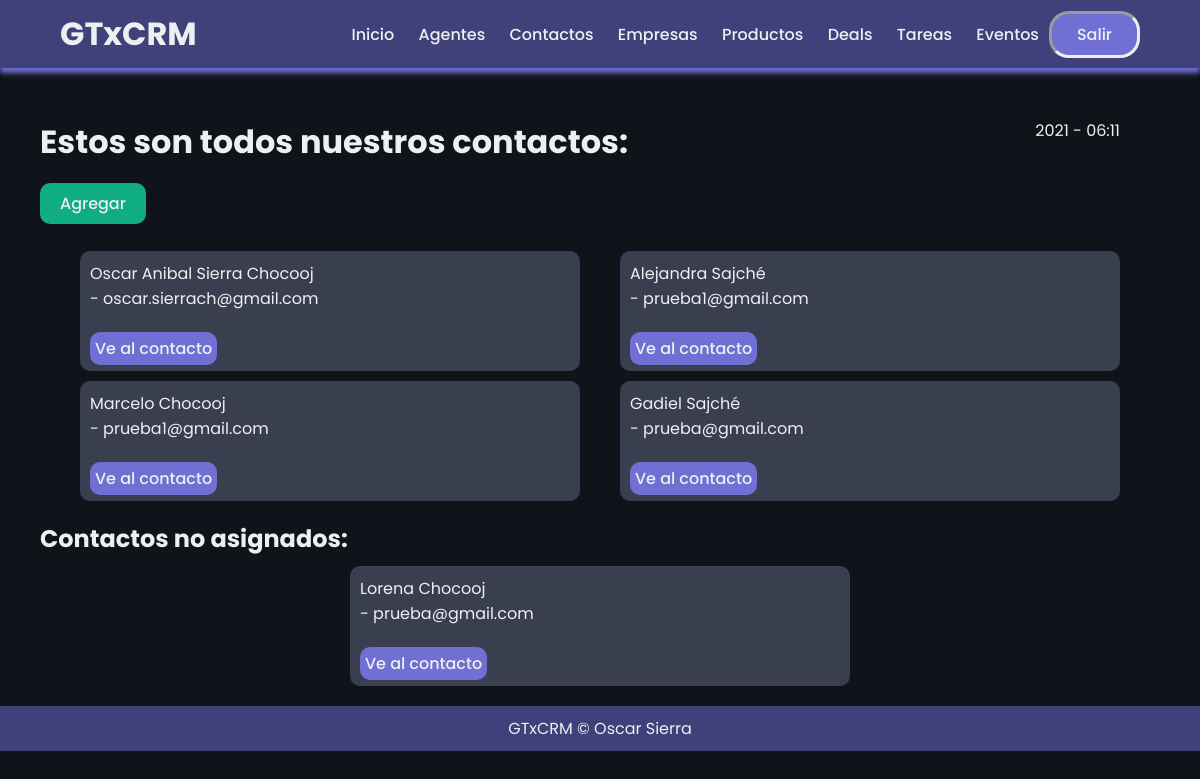
/contactos/ (signed in), run on the app's committed database.
### mainapp/models.py (models this page shows, shortened)
class Lead(models.Model):
    nombres = models.CharField(max_length=45)
    apellidos = models.CharField(max_length=45)
    titulo = models.CharField(max_length=45)
    email = models.CharField(max_length=45)
    empresa = models.ForeignKey("Empresa", on_delete=models.CASCADE)
    movil = models.CharField(max_length=20)
    telefono = models.CharField(max_length=45)
    descripcion = models.TextField()
    organizacion = models.ForeignKey(userProfile, on_delete=models.CASCADE)
    agente = models.ForeignKey("Agent", null=True, blank=True, on_delete=models.SET_NULL)

### mainapp/views.py (the view)
# urls.py: path('contactos/', leadListView.as_view(), name="lead_list"),
class leadListView(LoginRequiredMixin, ListView):
    template_name="leads/leads_list.html"
    context_object_name = "contactos"
    def get_queryset(self):
        user = self.request.user
        if user.es_organizador:
            queryset = Lead.objects.filter(
                organizacion=user.userprofile,
                agente__isnull=False
            )
        else:
            queryset = Lead.objects.filter(
                organizacion=user.agent.organizacion,
                agente__isnull=False
            )
            queryset = queryset.filter(agente__user=user)
        return queryset
    def get_context_data(self, **kwargs):
        user = self.request.user
        context = super(leadListView, self).get_context_data(**kwargs)
        queryset = Lead.objects.filter(
            organizacion=user.userprofile,
            agente__isnull=True
        )
        context.update({
            "leads_noasignados": queryset
        })
        return context

### mainapp/templates/leads/leads_list.html (shortened to what this page needs)
{% extends 'layouts/layouts.html'%}
{% block content %}
<div class="start">
    <div class="initial">
        <h1>Estos son todos nuestros contactos: </h1>
            <div id="time">
                {% now "Y - h:m"%}
            </div>
        </div>
    </div>
<br/>
<div class="divbtn" style="margin-left: 40px;">
    <a class="submitbtn" href="{% url 'lead_create' %}"><button>Agregar</button></a>
</div>
<br/>
<div class="list_container">
    {% for contacto in contactos %}
        <div class="list_content">
            <p>{{ contacto.nombres }} {{ contacto.apellidos }}<br/>
            - {{ contacto.email }}</p><br/>
            <a class="detail_href" href="{% url 'lead_detail' contacto.pk %}">Ve al contacto</a>
        </div>
    {% endfor %}
</div>
{% if leads_noasignados.exists %}
<div class="divbtn" style="margin-left: 40px;">
    <h2>Contactos no asignados: </h2>
</div>
    <div class="list_container">
    {% for contacto in leads_noasignados %}
        <div class="list_content">
            <p>{{ contacto.nombres }} {{ contacto.apellidos }}<br/>
            - {{ contacto.email }}</p><br/>
            <a class="detail_href" href="{% url 'lead_detail' contacto.pk %}">Ve al contacto</a>
        </div>
    {% endfor %}
{% endif %}
</div>
{% endblock %}

### mainapp/static/css/styles.css (style rules this page uses)
* { margin: 0; padding: 0; font-family: "Poppins", sans-serif; color: #edf0f1; text-decoration: none; }
body { box-sizing: border-box; background-color: #11131b; }
li, a, button { font-weight: 500; font-size: 16px; text-decoration: none; border: none; background-color: transparent; }
.start { width: 90%; margin-top: 50px; margin-left: 40px; margin-right: 40px; }
.initial { display: flex; justify-content: space-between; }
.list_container { display: flex; flex-wrap: wrap; width: 90%; padding: 10px; margin: auto; }
.list_container > * { flex: 0 1 30em; }
.list_content { padding: 10px; background-color: #3a3f50; width: 20%; margin: auto; margin-bottom: 10px; border-radius: 10px; }
.detail_href { padding: 5px; background-color: #706fd3; border-radius: 10px; cursor: pointer; transition: all 0.3s ease 0s; }
.submitbtn { margin-top: 20px; padding: 9px 20px; background-color: #10ac84; border-radius: 10px; cursor: pointer; transition: all 0.3s ease 0s; }

### data on the page
Lead: nombres "Oscar Anibal", apellidos "Sierra Chocooj", email "oscar.sierrach@gmail.com"
Lead: nombres "Alejandra", apellidos "Sajché", email "prueba1@gmail.com"
Lead: nombres "Marcelo", apellidos "Chocooj", email "prueba1@gmail.com"
Lead: nombres "Gadiel", apellidos "Sajché", email "prueba@gmail.com"
Lead: nombres "Lorena", apellidos "Chocooj", email "prueba@gmail.com"
